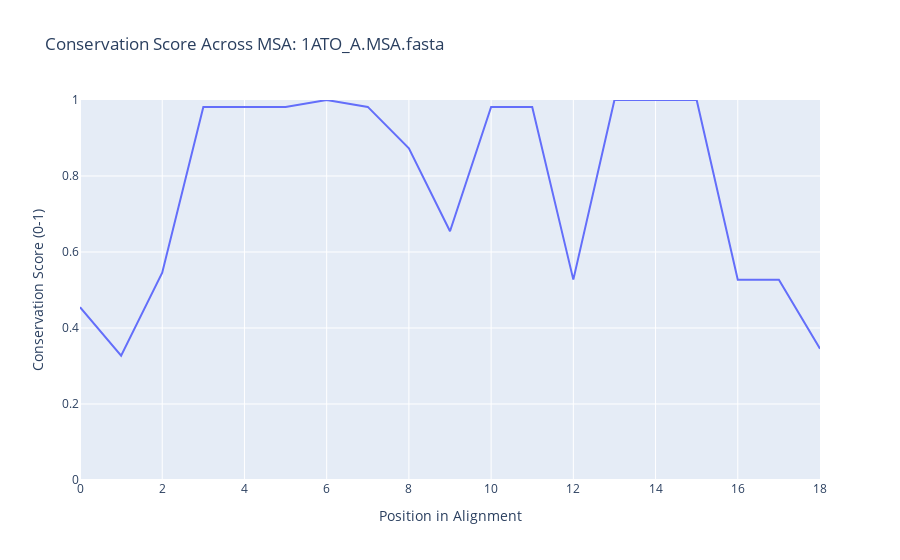

Here is the notebook cell this chart was saved with:
### Markdown cell above
### MSA exploration

### Code cell
# visualizing MSA data :D!
msa_path = "MSA"

# assuming MSA files are in Stockholm format (.sto) or aligned FASTA (.afa)
def visualize_msa(msa_file, sample_size=100, figsize=(15, 10)):
    """Visualize a sample from Multiple Sequence Alignment"""
    try:
        alignment = AlignIO.read(msa_file, "stockholm")
    except:
        try:
            alignment = AlignIO.read(msa_file, "fasta")
        except:
            print(f"Could not read {msa_file} as Stockholm or FASTA format")
            return
    
    # sample sequences if there are too many
    if len(alignment) > sample_size:
        indices = np.random.choice(len(alignment), sample_size, replace=False)
        sampled_records = [alignment[i] for i in indices]
        alignment = alignment.__class__(sampled_records)
    
    # convert alignment to a character array for visualization
    align_array = np.array([list(rec) for rec in alignment])
    
    # map nucleotides to colors
    color_map = {'A': 'red', 'C': 'blue', 'G': 'green', 'U': 'purple', 'T': 'purple', 
                 '-': 'white', '.': 'white', 'N': 'gray'}
    
    # color array
    color_array = np.zeros(align_array.shape, dtype='U10')
    for i in range(align_array.shape[0]):
        for j in range(align_array.shape[1]):
            color_array[i, j] = color_map.get(align_array[i, j], 'black')
    
    # plot
    _, ax = plt.subplots(figsize=figsize)
    ax.imshow(np.arange(align_array.shape[0]).reshape(-1, 1), aspect='auto', alpha=0)
    
    # add colored cells
    for i in range(align_array.shape[0]):
        for j in range(align_array.shape[1]):
            if color_array[i, j] != 'white':
                ax.add_patch(mpatches.Rectangle((j-0.5, i-0.5), 1, 1, 
                                               facecolor=color_array[i, j], 
                                               edgecolor='none', alpha=0.8))
    
    # legend
    legend_elements = [mpatches.Patch(facecolor=color, label=nuc) 
                       for nuc, color in color_map.items() 
                       if color != 'white']
    ax.legend(handles=legend_elements, bbox_to_anchor=(1.05, 1), loc='upper left')
    
    plt.title(f'Multiple Sequence Alignment Visualization: {os.path.basename(msa_file)}')
    plt.xlabel('Position')
    plt.ylabel('Sequence')
    plt.tight_layout()
    plt.show()

visualize_msa(os.path.join(data_path, f"{msa_path}/1ATO_A.MSA.fasta"))

# interactive MSA visualization with plotly
def interactive_msa_heatmap(msa_file, sample_size=100):
    """Create an interactive heatmap of MSA conservation"""
    try:
        alignment = AlignIO.read(msa_file, "stockholm")
    except:
        try:
            alignment = AlignIO.read(msa_file, "fasta")
        except:
            print(f"Could not read {msa_file} as Stockholm or FASTA format")
            return
    
    if len(alignment) > sample_size:
        indices = np.random.choice(len(alignment), sample_size, replace=False)
        sampled_records = [alignment[i] for i in indices]
        alignment = alignment.__class__(sampled_records)
    
    # calculate conservation at each position
    align_length = alignment.get_alignment_length()
    conservation = []
    
    for i in range(align_length):
        column = alignment[:, i]
        counts = Counter(column)
        # remove gaps
        if '-' in counts:
            del counts['-']
        if '.' in counts:
            del counts['.']
        
        # calculating conservation as frequency of most common nucleotide
        if counts:
            most_common = counts.most_common(1)[0][1]
            conservation.append(most_common / sum(counts.values()))
        else:
            conservation.append(0)
    
    # plot
    fig = px.line(x=list(range(align_length)), y=conservation,
                 labels={'x': 'Position', 'y': 'Conservation Score'},
                 title=f'Conservation Score Across MSA: {os.path.basename(msa_file)}')
    
    fig.update_layout(
        xaxis_title='Position in Alignment',
        yaxis_title='Conservation Score (0-1)',
        yaxis=dict(range=[0, 1])
    )
    
    fig.show()

interactive_msa_heatmap(os.path.join(data_path, f"{msa_path}/1ATO_A.MSA.fasta"))

### Figure 1 — Plotly figure (JSON) as saved in the notebook; plotly's stock layout.template omitted (floating-point values rounded to 4 significant figures)
{"data": [{"hovertemplate": "Position=%{x}<br>Conservation Score=%{y}<extra></extra>", "legendgroup": "", "line": {"color": "#636efa", "dash": "solid"}, "marker": {"symbol": "circle"}, "mode": "lines", "name": "", "orientation": "v", "showlegend": false, "type": "scatter", "x": [0, 1, 2, 3, 4, 5, 6, 7, 8, 9, 10, 11, 12, 13, 14, 15, 16, 17, 18], "xaxis": "x", "y": [0.4545, 0.3273, 0.5455, 0.9818, 0.9818, 0.9818, 1.0, 0.9818, 0.8727, 0.6545, 0.9818, 0.9818, 0.5273, 1.0, 1.0, 1.0, 0.5273, 0.5273, 0.3455], "yaxis": "y"}], "layout": {"legend": {"tracegroupgap": 0}, "title": {"text": "Conservation Score Across MSA: 1ATO_A.MSA.fasta"}, "xaxis": {"anchor": "y", "domain": [0, 1], "title": {"text": "Position in Alignment"}}, "yaxis": {"anchor": "x", "domain": [0, 1], "range": [0, 1], "title": {"text": "Conservation Score (0-1)"}}}}
